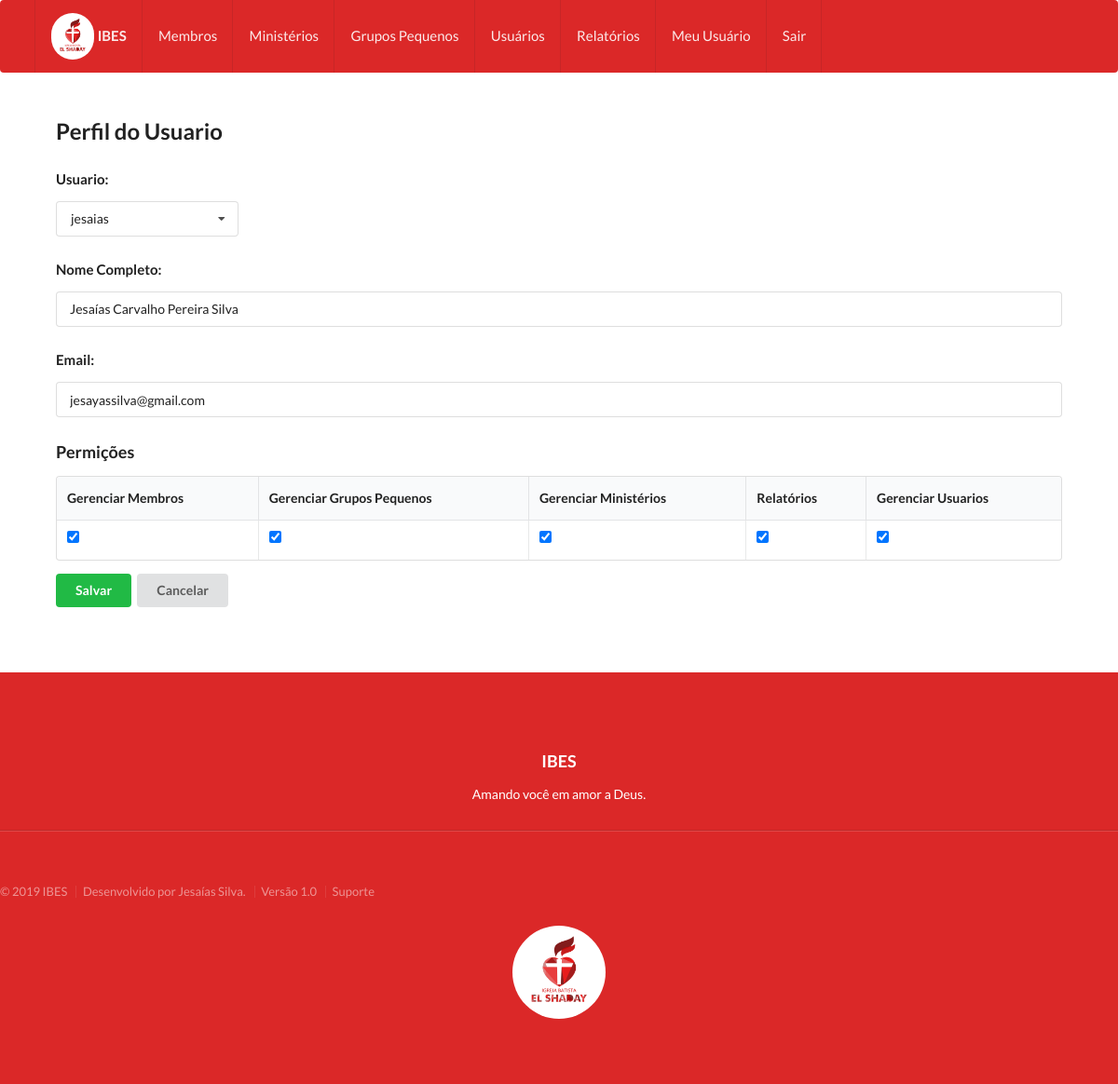
/perfil/update/1/ (signed in), run on the app's committed database.
### secretariaapp/models.py (models this page shows, shortened)
class Perfil(models.Model):
    user = models.OneToOneField(User, on_delete=models.CASCADE)
    nome_completo = models.CharField(max_length=100, blank=True,null=True)
    email = models.EmailField(max_length=254,blank=True,null=True)
    gerenciar_Membros = models.BooleanField(default = False)
    gerenciar_Grupos_Pequenos = models.BooleanField(default = False)
    gerenciar_Ministerios = models.BooleanField(default = False)
    gerenciar_Relatorios = models.BooleanField(default = False)
    gerenciar_Usuarios = models.BooleanField(default = False)

### secretariaapp/views.py (the view)
# urls.py: url(r'^perfil/update/(?P<pk>[0-9]+)/$',login_required(PerfilUpdate.as_view()),name='perfilUpdate'),
class PerfilUpdate(UpdateView):
    model = Perfil
    fields = '__all__'#quais atributos(todos)
    success_url = '/perfil/'
    template_name = 'update_permissoes.html'
    def get(self, request, *args, **kwargs):
        if not self.request.user.perfil.gerenciar_Usuarios:
            return redirect('/sempermissao')
        return super(PerfilUpdate, self).get(request, *args, **kwargs)

### secretariaapp/templates/update_permissoes.html (shortened to what this page needs)
{% include 'cabecalho.html' %}
<div class="corpo_app" >
<h2>Perfil do Usuario </h2>
<form class="ui form" action="" method="post" enctype="multipart/form-data" >{% csrf_token %}
  {% for field in form %}
      {% if field.name == 'user' %}
          <h4>Usuario: </h4>
          {{ field }}
      {% endif %}
  {% endfor %}
  {% for field in form %}
      {% if field.name == 'nome_completo' %}
          <h4 >Nome Completo: </h4>
          {{ field }}
      {% endif %}
  {% endfor %}
  {% for field in form %}
      {% if field.name == 'email' %}
          <h4>Email: </h4>
          {{ field }}
      {% endif %}
  {% endfor %}
<h3>Permições</h3>
  <table class="ui celled table" >
    <thead>
      <tr>
        <th>Gerenciar Membros</th>
        <th>Gerenciar Grupos Pequenos</th>
        <th>Gerenciar Ministérios</th>
        <th>Relatórios </th>
        <th>Gerenciar Usuarios </th>
      </tr>
    </thead>
    <tbody>
        <tr>
          {% for field in form %}
              {% if field.name != 'user' and field.name != 'email' and field.name != 'nome_completo' %}
                  <td>{{ field }}</td>
              {% endif %}
          {% endfor %}
          </tr>
      </tbody>
    </table>
    <button class="ui button positive" type="submit">Salvar</button>
    <a href="javascript:window.history.go(-1)" class="ui button" >Cancelar</a>
</form>
</div>
{% include 'rodape.html' %}

### secretariaapp/templates/css.html (style rules this page uses)
.corpo_app { margin-top: 4%; margin-left: 5%; margin-bottom: 5%; margin-right: 5%; font-size: 15px; text-align: justify; }

### data on the page
Perfil: form "jesaias", form "Jesaías Carvalho Pereira Silva", form "jesayassilva@gmail.com", form "☑" "☑" "☑" "☑" "☑"
